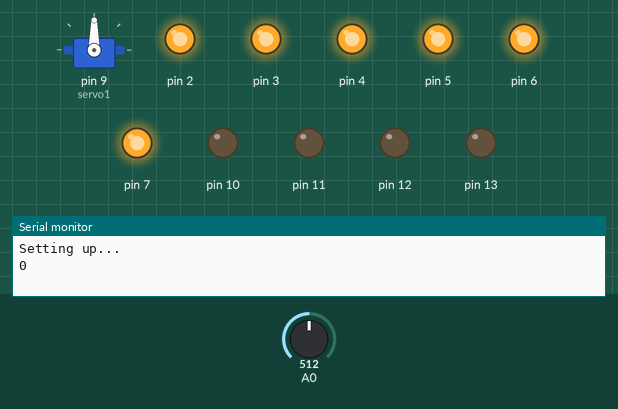
Recording of a sketch running on a simulated Arduino Uno, built with avr-gcc and run on an emulated ATmega328P. On the bench: servo, output pins drawn as LEDs (lit = HIGH), the last lines printed to the serial monitor. The test bench sets the inputs (shaded band); at power-on: A0 = 512.

Above: at 0.5 s.
At 1.02 s:
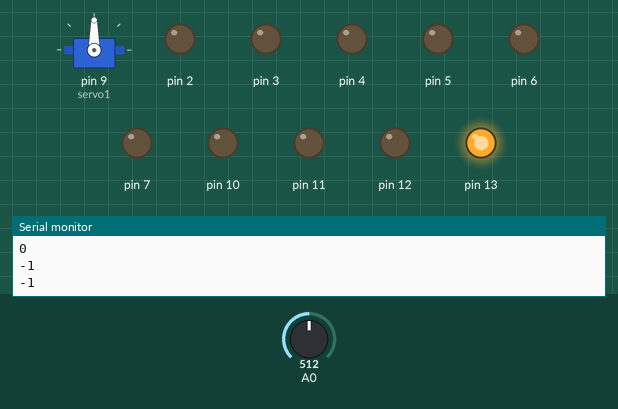
At 1.17 s:
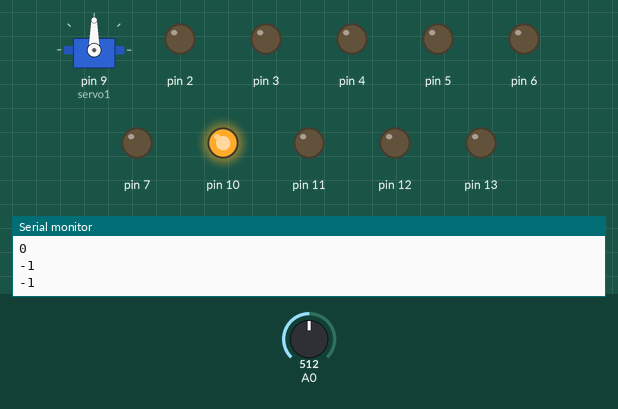
At 2.27 s:
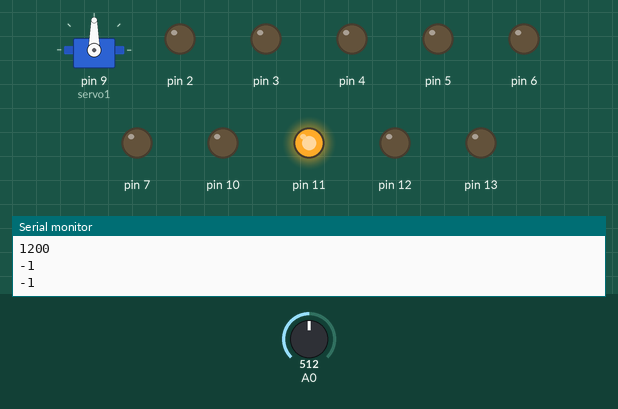
At 2.9 s:
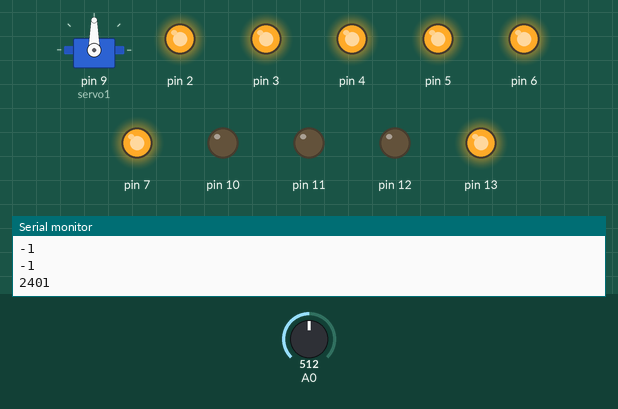
At 4.1 s:
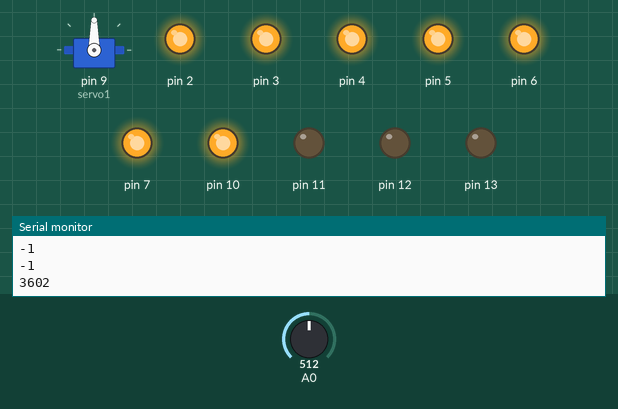
Timing chart, 0 to 5.5 s (numbered marks = the images above):
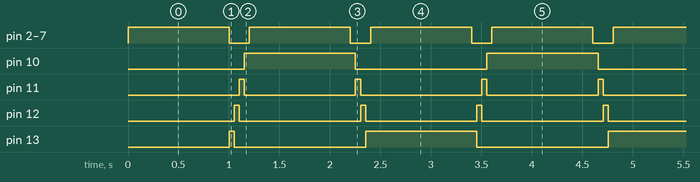

Measured:
- by itself, pin 2–7: alternates HIGH for 1.0 s and LOW for 0.20 s
- by itself, pin 10: alternates HIGH for 1.1 s and LOW for 1.3 s
- by itself, pin 11, pin 12: alternates HIGH for 0.05 s and LOW for 1.2 s
- by itself, pin 13: repeats every 2.4 s: LOW 1.3 s, HIGH 1.1 s

The sketch:

main.ino
```cpp
#include <Servo.h>

// LED stuff
const int portsAmount = 4;
const int firstPort = 10;
const int frequency = 50;

class Port
{
    public:
    int number;
    bool status;
};


Port ports[portsAmount];
// Direction in which the LEDs are being switched on
// 0= forward; 1= backward
bool direction;

// Moisture sensor stuff
class MoistureSensor {

  private:

    // The analog port where data is sent to by the sensor
    int port;

    // The boundaries of the values read by the sensors
    // minMoist is the highest value the sensor reads in minimum moisture
    // maxMoist is the lowest value the sensor reads in maximum moisture
    int minMoist = 1010;
    int maxMoist = 260;

  public:
    MoistureSensor(int port) {
      this->port = port;
    }

    int getMoisture() {
      int value = analogRead(this->port);
      int percentage = map(value, this->minMoist, this->maxMoist, 0, 100);
      return percentage;
    }
};

class WateringMachine {
  private:
    const int MAX_SENSORS = 6;
    int loadedSensors = 0;
    MoistureSensor* sensors[];

  public:
    WateringMachine() {
    }

    // Add sensor
    void addSensor(MoistureSensor sensor) {
      if (this->loadedSensors < MAX_SENSORS - 1) {
        this->sensors[loadedSensors] = &sensor;
        this->loadedSensors++;
      }
    }

    // Get sensor percentage, return -999 if sensor is not found
    int readSensorPercentage(int sensorNumber) {
      int percentage = -999;
      if (sensorNumber <= this->loadedSensors) {
        percentage = this->sensors[sensorNumber]->getMoisture();
      }
      return percentage;
    }

};

int sensorsInterfacesTogglePins[6];

void sensorsInterfacesToggle(bool status) {
  for (int i = 0; i < 6; i++) {
    digitalWrite(sensorsInterfacesTogglePins[i], status ? HIGH : LOW);
  }
}
// END of Libraries


WateringMachine wm = WateringMachine();
Servo servo1;
bool servoStatus;

void setup() {
  Serial.begin(9600);
  Serial.println("Setting up...");

  // Init digital pins used as sensor interface toggles
  int firstTogglePin = 2;
  for (int i = 0; i < 6; i++) {
    sensorsInterfacesTogglePins[i] = firstTogglePin;
    pinMode(sensorsInterfacesTogglePins[i], OUTPUT);
    firstTogglePin++;
  }

  MoistureSensor s0 = MoistureSensor(0);
  MoistureSensor s1 = MoistureSensor(1);
//  MoistureSensor s2 = MoistureSensor(2);
//  MoistureSensor s3 = MoistureSensor(3);
//  MoistureSensor s4 = MoistureSensor(4);
  wm.addSensor(s0);
  wm.addSensor(s1);

  servo1.attach(9);
  servoStatus = 0;

  initLEDs();
}


void loop() {
  Serial.println(millis());

  // Snippet to manage the button activating the servo.
  // It only serves a purpose while building the hardware, so that the servo can be activated manually.
  int v = digitalRead(4);
  if (v == HIGH) {
    if (servoStatus  == 0) {
      servo1.write(0);
      servoStatus = 1;
    } else {
      servo1.write(90);
      servoStatus = 0;
    }
  }
  // End of the button snippet

  // Switch on sensors
  sensorsInterfacesToggle(1);

  // Delay to give time to the sensor interface to start-up
  delay(500);

  int percentage1 = wm.readSensorPercentage(0);
  int percentage2 = wm.readSensorPercentage(1);

  // Delay to give time to the sensor interface to start-up. Is this needed?
  delay(500);

  // Switch off sensors
  sensorsInterfacesToggle(0);

  Serial.println(percentage1);
  Serial.println(percentage2);

  // LED Code
  runLEDs();
}

void initLEDs() {
  int portNumber = firstPort;
  direction = 0;
  // Init
  for (int i = 0; i < portsAmount; i++) {
      pinMode(portNumber, OUTPUT);
      ports[i].status = 0;
      ports[i].number = portNumber;
      portNumber++;
  }
}

void runLEDs() {
  int currentActivePort = firstPort;
  int counter = 0;

  if (!direction) {
    // Starting from the end
    currentActivePort += portsAmount - 1;
  }

  while (counter < portsAmount) {
    // Switch all off
    for (int i = 0; i < portsAmount; i++) {
        digitalWrite(ports[i].number, LOW);
    }

    // Switch the candidate LED on
    digitalWrite(currentActivePort, HIGH);

    // Next one...
    if (direction) {
      currentActivePort++;
    } else {
      currentActivePort--;
    }

    // Wait
    delay(frequency);
    counter++;
  }

  // Switch direction
  direction = !direction;
}
```
